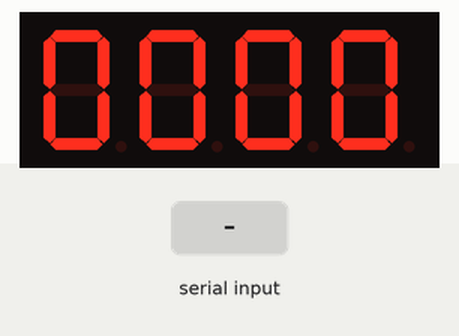
Bench run of a sketch on a simulated Arduino Uno, built with avr-gcc and run on an emulated ATmega328P. Shown: 4-digit seven-segment display. Wiring (inferred from the names in the program): 4-digit 7-segment display, segments lit when LOW: segments pin 2, pin 3, pin 4, pin 5, pin 6, pin 7, pin 8; digit selects pin 10, pin 11, pin 12, pin 13. The test bench sets the inputs (shaded band). The segment pins are drawn as the display they are named for; what the sketch prints to the serial monitor is not drawn.

Above: at 1.2 s.
1.3 s: "90,45\n" received over Serial
At 2.3 s:
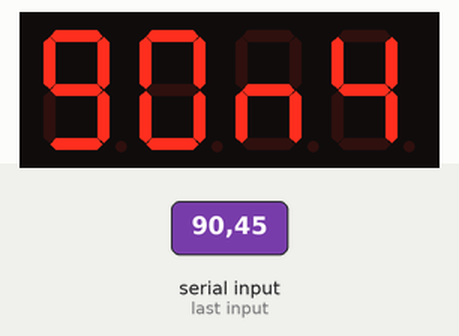
2.9 s: "30,150\n" received over Serial
At 3.5 s:
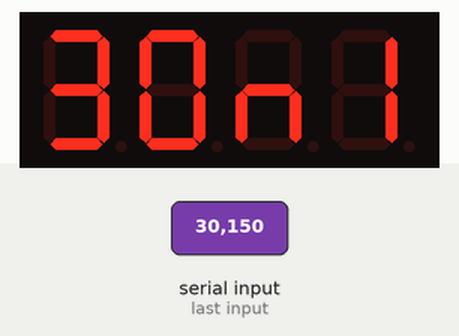
Timing chart, 0 to 5.9 s (numbered marks = the images above; inputs shaded):
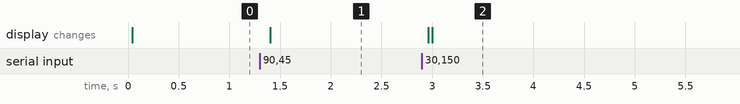

Measured:
- after the input at 1.3 s, the display: changes after 0.10 s (image 1)
- after the input at 2.9 s, the display: first changes after 0.06 s (image 2 shows a later state)

The sketch:

QuadSevenSegment.ino
```cpp
/*
Arduino Bootcamp

Stopwatch - Controlling a 4 Digit Segment Display - Part 1

This project demonstrates how to control a four digit seven segment display

by: Lee Assam

*/

//Pins for seven segment LED
int segmentPins[] = {2, 3, 4, 5, 6, 7, 8};
//LED toggle Pins
int displayPins[] = {10, 11, 12, 13};
//Global values for display
int num1, num2, num3, num4;

//LED mappings for numbers
byte digits[10][8] = {
  //  a  b  c  d  e  f  g  .
  { 1, 1, 1, 1, 1, 1, 0, 0}, // 0
  { 0, 1, 1, 0, 0, 0, 0, 0}, // 1
  { 1, 1, 0, 1, 1, 0, 1, 0}, // 2
  { 1, 1, 1, 1, 0, 0, 1, 0}, // 3
  { 0, 1, 1, 0, 0, 1, 1, 0}, // 4
  { 1, 0, 1, 1, 0, 1, 1, 0}, // 5
  { 1, 0, 1, 1, 1, 1, 1, 0}, // 6
  { 1, 1, 1, 0, 0, 0, 0, 0}, // 7
  { 1, 1, 1, 1, 1, 1, 1, 0}, // 8
  { 1, 1, 1, 1, 0, 1, 1, 0} //  9
};

void setup() {
  //Initialize seven segment pins as output from the Arduino
  for (int i = 0; i < 8; i++) {
    pinMode(segmentPins[i], OUTPUT);
  }
   //Pins for toggling LEDs
  for (int i = 0; i < 4; i++) {
    pinMode(displayPins[i], OUTPUT);
  }
  //Turn Off Seven Segment Displays Initially
  for (int i = 0; i < 4; i++) {
    digitalWrite(displayPins[i], LOW);
  }

  Serial.begin(9600);
  Serial.setTimeout(20);
  //Initialize values
  num1=0;
  num2=0;
  num3=0;
  num4=0;
  Serial.println("Enter a number between 0 and 9999: ");
}


void loop() {
  static String input;
  if (Serial.available()) {
    //Read inoput string
    input = Serial.readString();
    //Get first digit
    char ch1 = input.charAt(0);
    //get second digit
    char ch2 = input.charAt(1);
    //get third digit
    char ch3 = input.charAt(2);
    //get fourth digit
    char ch4 = input.charAt(3);
    //convert to integers
    num1 = ch1 - '0';
    num2 = ch2 - '0';
    num3 = ch3 - '0';
    num4 = ch4 - '0';
  }
  //display digits
  updateDisplay(num1, num2, num3, num4);
}

void updateDisplay(int digit1, int digit2, int digit3, int digit4) {
//Toggle displays on an off and show each digit separately
//Show only first digit
  digitalWrite(displayPins[0], HIGH);
  digitalWrite(displayPins[1], LOW);
  digitalWrite(displayPins[2], LOW);
  digitalWrite(displayPins[3], LOW);
  setSegments(digit1);
  delay(2);
//Show only second digit
  digitalWrite(displayPins[0], LOW);
  digitalWrite(displayPins[1], HIGH);
  digitalWrite(displayPins[2], LOW);
  digitalWrite(displayPins[3], LOW);
  setSegments(digit2);
  delay(2);
//Show only third digit
  digitalWrite(displayPins[0], LOW);
  digitalWrite(displayPins[1], LOW);
  digitalWrite(displayPins[2], HIGH);
  digitalWrite(displayPins[3], LOW);
  setSegments(digit3);
  delay(2);
//Show only fourth digit
  digitalWrite(displayPins[0], LOW);
  digitalWrite(displayPins[1], LOW);
  digitalWrite(displayPins[2], LOW);
  digitalWrite(displayPins[3], HIGH);
  setSegments(digit4);
  delay(2);
}

void setSegments(int n) {
  for (int i = 0; i < 8; i++) {
    digitalWrite(segmentPins[i], !digits[n][i]);
  }
}
```
